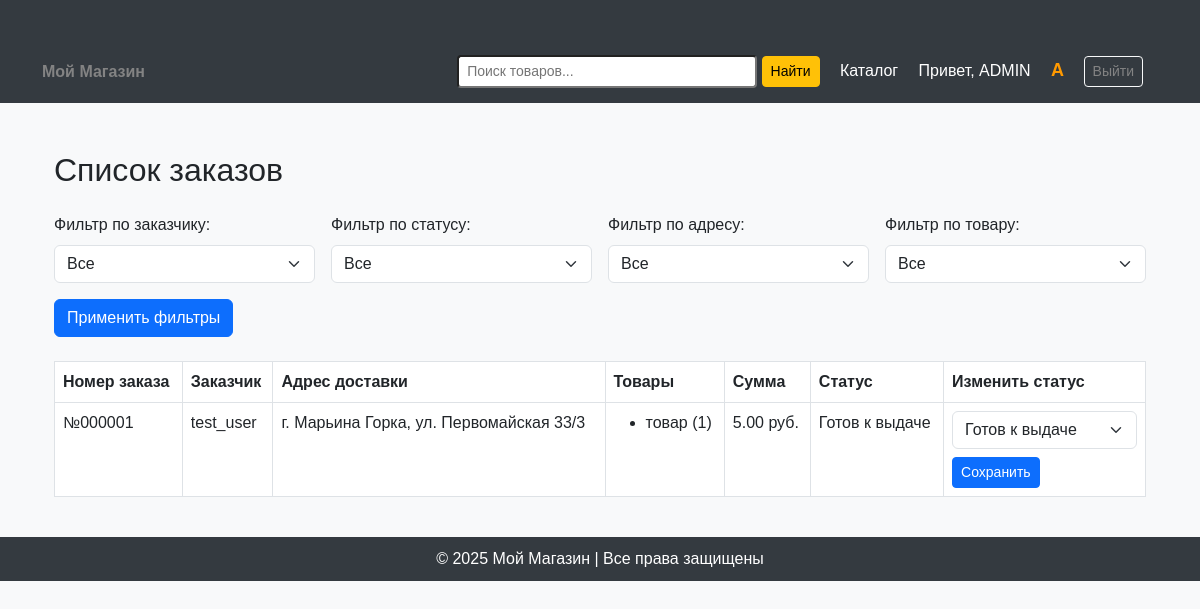
/accounts/view_orders/ (signed in), run on an earlier commit of the app's database.
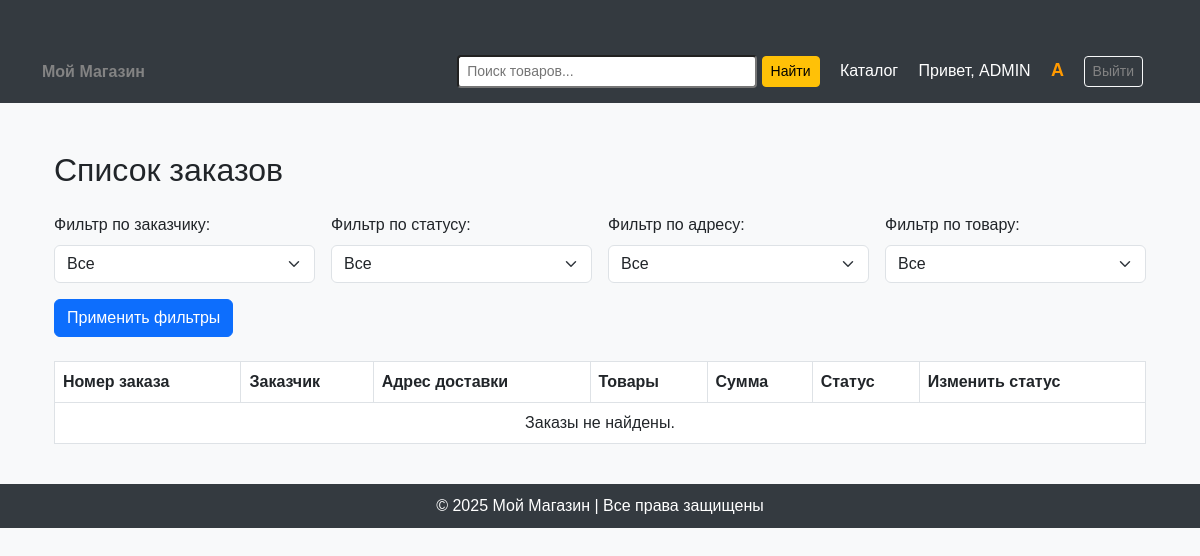
And on a later commit of the database.
### accounts/models.py (models this page shows, shortened)
class Order(models.Model):
    STATUS_CHOICES = [
        ('placed', 'Оформлен'),
        ('on assembly', 'На сборке'),
        ('on the way', 'В пути'),
        ('ready for pickup', 'Готов к выдаче'),
        ('handed over to the courier', 'Передан курьеру'),
    ]
    order_number = models.CharField(max_length=20, unique=True, blank=True, null=True)  # Новый номер заказа
    user = models.ForeignKey(User, on_delete=models.CASCADE)
    delivery_address = models.TextField()
    products = models.ManyToManyField(Product, through='OrderProduct')
    total_price = models.DecimalField(max_digits=10, decimal_places=2)
    order_date = models.DateTimeField(default=timezone.now)
    card_number = models.CharField(max_length=19)
    card_expiry_date = models.CharField(max_length=5)
    cardholder_name = models.CharField(max_length=100)
    cvv = models.CharField(max_length=3, verbose_name="CVV")
    status = models.CharField(max_length=50, choices=STATUS_CHOICES, default='placed')

class OrderProduct(models.Model):
    order = models.ForeignKey(Order, on_delete=models.CASCADE)
    product = models.ForeignKey(Product, on_delete=models.CASCADE)
    quantity = models.PositiveIntegerField()  # Количество товара

class Product(models.Model):
    name = models.CharField(max_length=255, verbose_name="Название")
    price = models.DecimalField(max_digits=10, decimal_places=2, verbose_name="Цена")
    parameter_1 = models.CharField(max_length=255, blank=True, verbose_name="Параметр 1")
    parameter_2 = models.CharField(max_length=255, blank=True, verbose_name="Параметр 2")
    parameter_3 = models.CharField(max_length=255, blank=True, verbose_name="Параметр 3")
    parameter_4 = models.CharField(max_length=255, blank=True, verbose_name="Параметр 4")
    parameter_5 = models.CharField(max_length=255, blank=True, verbose_name="Параметр 5")
    category = models.ForeignKey(Category, on_delete=models.CASCADE, verbose_name="Категория")
    subcategory = models.ForeignKey(Subcategory, on_delete=models.SET_NULL, blank=True, null=True, verbose_name="Подкатегория")  # <-- Добавили
    sku = models.CharField(max_length=50, unique=True, verbose_name="Артикул", blank=True)
    image = models.ImageField(upload_to="product_images/", blank=True, null=True, verbose_name="Изображение")
    description = models.TextField(blank=True, null=True, verbose_name="Описание")
    stock_quantity = models.PositiveIntegerField(default=0, verbose_name="Количество в наличии")
    average_rating = models.DecimalField(max_digits=3, decimal_places=2, default=0.00)

### accounts/views.py (the view, shortened to what this page needs)
# urls.py: path('view_orders/', views.view_orders, name='view_orders'),
@staff_member_required
def view_orders(request):
    orders = Order.objects.prefetch_related('orderproduct_set__product').select_related('user')
    selected_user = request.GET.get('user', 'all')
    selected_status = request.GET.get('status', 'all')
    selected_address = request.GET.get('address', 'all')
    selected_product = request.GET.get('product', 'all')
    if selected_user != 'all':
        orders = orders.filter(user__username=selected_user)
    if selected_status != 'all':
        orders = orders.filter(status=selected_status)
    if selected_address != 'all':
        orders = orders.filter(delivery_address=selected_address)
    if selected_product != 'all':
        orders = orders.filter(orderproduct__product__name=selected_product)
    users = orders.values_list('user__username', flat=True).distinct()
    statuses = Order.STATUS_CHOICES
    addresses = orders.values_list('delivery_address', flat=True).distinct()
    products = Product.objects.filter(orderproduct__order__in=orders).distinct()
    return render(request, 'view_orders.html', {
        'orders': orders,
        'users': users,
        'statuses': statuses,
        'addresses': addresses,
        'products': products,
        'selected_user': selected_user,
        'selected_status': selected_status,
        'selected_address': selected_address,
        'selected_product': selected_product,
    })

### accounts/context_processors.py (called while the page is built)
def notification_counter(request):
    if request.user.is_authenticated:
        count = Notification.objects.filter(user=request.user, is_read=False).count()
        return {'unread_notifications_count': count}
    return {}

### templates/view_orders.html (shortened to what this page needs)
{% extends 'base.html' %}
{% block content %}
<div class="container mt-5">
    <h2 class="mb-4">Список заказов</h2>
    <form method="get" class="row g-3 mb-4">
        <div class="col-md-3">
            <label class="form-label">Фильтр по заказчику:</label>
            <select name="user" class="form-select">
                <option value="all">Все</option>
            </select>
        </div>
        <div class="col-md-3">
            <label class="form-label">Фильтр по статусу:</label>
            <select name="status" class="form-select">
                <option value="all">Все</option>
            </select>
        </div>
        <div class="col-md-3">
            <label class="form-label">Фильтр по адресу:</label>
            <select name="address" class="form-select">
                <option value="all">Все</option>
            </select>
        </div>
        <div class="col-md-3">
            <label class="form-label">Фильтр по товару:</label>
            <select name="product" class="form-select">
                <option value="all">Все</option>
            </select>
        </div>
        <div class="col-12 mt-3">
            <button type="submit" class="btn btn-primary">Применить фильтры</button>
        </div>
    </form>
    <table class="table table-bordered">
        <thead>
            <tr>
                <th>Номер заказа</th>
                <th>Заказчик</th>
                <th>Адрес доставки</th>
                <th>Товары</th>
                <th>Сумма</th>
                <th>Статус</th>
                <th>Изменить статус</th>
            </tr>
        </thead>
        <tbody>
            {% for order in orders %}
            <tr>
                <td>{{ order.order_number }}</td>
                <td>{{ order.user.username }}</td>
                <td>{{ order.delivery_address }}</td>
                <td>
                    <ul class="mb-0">
                        {% for op in order.orderproduct_set.all %}
                            <li>{{ op.product.name }} ({{ op.quantity }})</li>
                        {% endfor %}
                    </ul>
                </td>
                <td>{{ order.total_price }} руб.</td>
                <td>{{ order.get_status_display }}</td>
                <td>
                    <form method="post">
                        <select name="status" class="form-select mb-2">
                            {% for value, label in order.STATUS_CHOICES %}
                                <option value="{{ value }}" {% if value == order.status %}selected{% endif %}>{{ label }}</option>
                            {% endfor %}
                        </select>
                        <button type="submit" class="btn btn-sm btn-primary">Сохранить</button>
                    </form>
                </td>
            </tr>
            {% empty %}
            <tr>
                <td colspan="7" class="text-center">Заказы не найдены.</td>
            </tr>
            {% endfor %}
        </tbody>
    </table>
</div>
{% endblock %}

What changed in the data, as far as the page shows it:
removed Order: order_number "№000001", user.username "test_user", delivery_address "г. Марьина Горка, ул. Первомайская 33/3", total_price "5.00", status "Готов к выдаче"
removed OrderProduct: product.name "товар", quantity "1"
Also different on the page:
text now shown: "Заказы не найдены."
